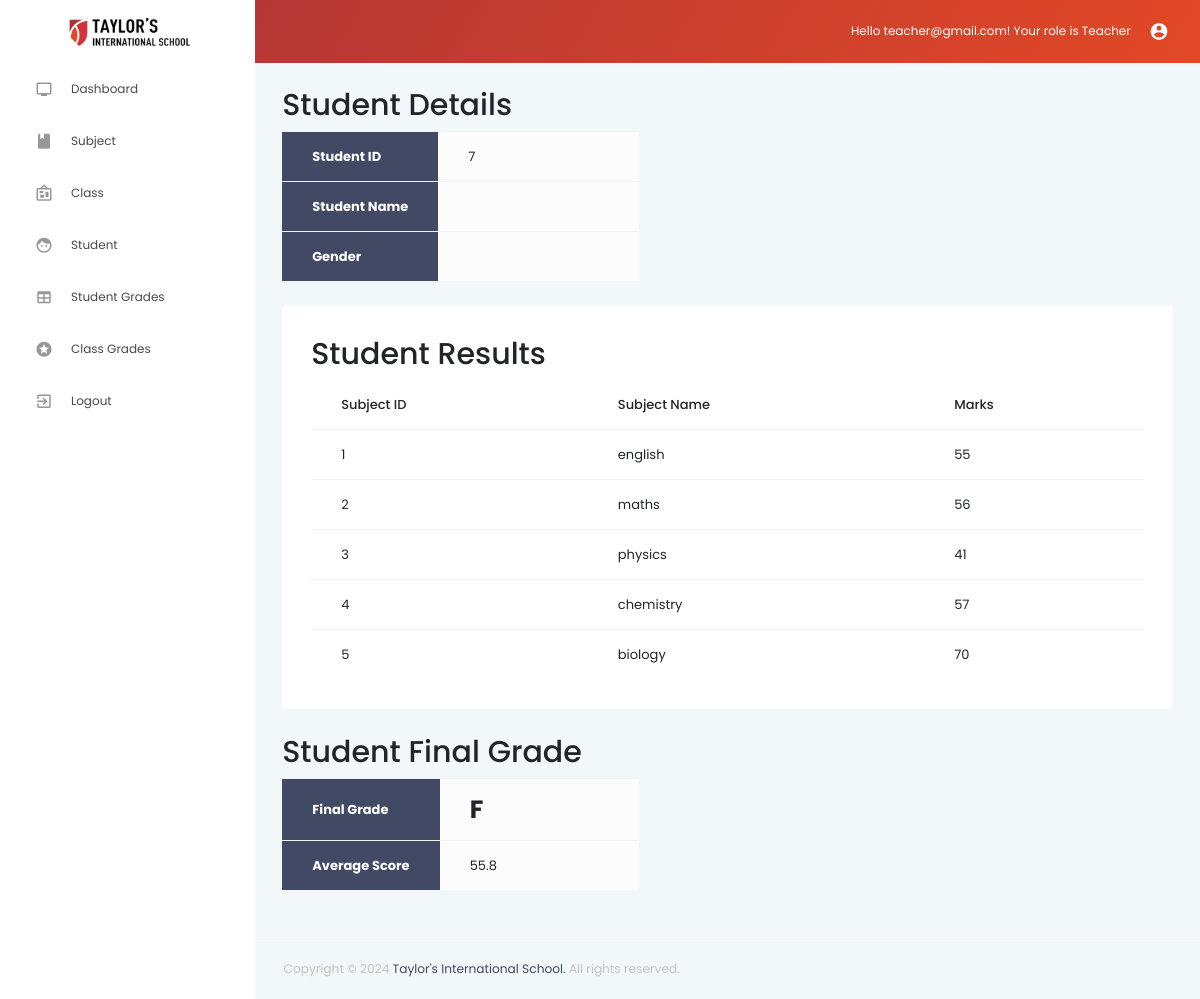
/pages_teacher/StudentGradesView.php?id=7 (signed in), run on the app's committed database.
### tables this page shows
CREATE TABLE `student_subject` (
  `id` int(11) NOT NULL,
  `studentID` int(11) DEFAULT NULL,
  `subjectID` int(11) DEFAULT NULL,
  `subject_score` int(11) DEFAULT NULL,
  `subject_type` varchar(50) DEFAULT NULL
);

CREATE TABLE `subject` (
  `id` int(11) NOT NULL,
  `subjectID` varchar(50) NOT NULL,
  `subjectName` varchar(200) NOT NULL,
  `subjectType` varchar(50) NOT NULL
);

### pages_teacher/StudentGradesView.php (the view, shortened to what this page needs)
<!DOCTYPE html>
<?php
require_once '../db_connect.php';
$id = $_GET["id"];
$firstName = $_GET["firstname"];
$lastName = $_GET["lastname"];
$gender = $_GET["gender"];
?>
<html lang="en">
    <head>
        <link rel="stylesheet" href="../vendors/iconfonts/mdi/css/materialdesignicons.min.css">
        <link rel="stylesheet" href="../vendors/css/vendor.bundle.base.css">
        <link rel="stylesheet" href="../vendors/css/vendor.bundle.addons.css">
        <link rel="stylesheet" href="https://use.fontawesome.com/releases/v5.4.1/css/all.css">
        <link rel="stylesheet" href="../css/style.css">
    </head>
    <body>
        <div class="container-scroller">
            <?php
            include("nav.php");
            ?>
            <div class="main-panel">
                <div class="content-wrapper">
                    <div class="row">
                        <div class="col-md-12 d-flex align-items-stretch grid-margin">
                            <div class="row flex-grow">
                                <div class="col-5">
                                    <div class="page-header clearfix">
                                        <h2 style="float:left">Student Details</h2>
                                    </div>
                                    <div class="table-responsive">
                                        <table class="table table-light table-xl mb-0">
                                            <tbody>
                                                <tr>
                                                    <th width="25%" class="bg-dark" style="color:white">Student ID</th>
                                                    <td width="75%"><?php echo $id; ?></td>
                                                </tr>
                                                <tr>
                                                    <th class="bg-dark" style="color:white">Student Name</th>
                                                    <td><?php echo $firstName." ".$lastName; ?></td>
                                                </tr>
                                                <tr>
                                                    <th class="bg-dark" style="color:white">Gender</th>
                                                    <td><?php echo $gender; ?></td>
                                                </tr>
                                            </tbody>
                                        </table>
                                    </div>
                                </div>
                            </div>
                        </div>
                    </div>
                    <div class="row">
                        <div class="col-lg-12 grid-margin stretch-card">
                            <div class="card">
                                <div class="card-body">
                                    <div class="page-header clearfix">
                                        <h2 style="float:left">Student Results</h2>
                                    </div>
                                    <div class="table-responsive">
                                        <table class="table table-hover table-xl mb-0">
                                            <thead>
                                                <tr>
                                                    <th class="border-top-0">Subject ID</th>
                                                    <th class="border-top-0">Subject Name</th>
                                                    <th class="border-top-0">Marks</th>
                                                </tr>
                                            </thead>
                                            <tbody>
                                                <?php
                                                $scoresql = 'SELECT subjectID, subject_score FROM student_subject WHERE studentID="'.$id. '"';
                                                $result = $conn->query($scoresql);
                                                $total_score=0;
                                                $counter=0;
                                                $grade = '';
                                                while($row = $result->fetch_assoc()) {
                                                    $subjectID = $row['subjectID'];
                                                    $subjectScore = $row['subject_score'];
                                                    $total_score+=$subjectScore;
                                                    $counter++;
                                                    $subjectName = "";
                                                    $sub_name = 'SELECT subjectName, subjectType FROM subject WHERE subjectID="'.$subjectID.'"';
                                                    $sub_name_result = $conn->query($sub_name);
                                                    if ($sub_name_result->num_rows > 0) {
                                                        while ($sub_name_row = $sub_name_result->fetch_assoc()) {
                                                            $subjectName = $sub_name_row['subjectName'];
                                                        }
                                                    } else {
                                                    }
                                                    echo
                                                        '<tr>
                                                                <td>'.$subjectID.'</td>
                                                                <td>'.$subjectName.'</td>
                                                                <td>'.$subjectScore.'</td>
                                                            </tr>';
                                                }
                                                $average_score = $total_score/$counter;
                                                if($grade != 'F'){
                                                    if($average_score>=90 && $average_score<=100)
                                                        $grade = 'A';
                                                    else if($average_score>=80 && $average_score<=89)
                                                        $grade = 'B';
                                                    else if($average_score>=70 && $average_score<=79)
                                                        $grade = 'C';
                                                    else if($average_score>=60 && $average_score<=69)
                                                        $grade = 'D';
                                                    else if($average_score<60)
                                                        $grade = 'F';
                                                }
                                                ?>
                                            </tbody>
                                        </table>
                                    </div>
                                </div>
                            </div>
                        </div>
                    </div>
                    <div class="row">
                        <div class="col-md-12 d-flex align-items-stretch grid-margin">
                            <div class="row flex-grow">
                                <div class="col-5">
                                    <div class="page-header clearfix">
                                        <h2 style="float:left">Student Final Grade</h2>
                                    </div>
                                    <div class="table-responsive">
                                        <table class="table table-light table-xl mb-0">
                                            <tbody>
                                                <tr>
                                                    <th width="25%" class="bg-dark" style="color:white">Final Grade</th>
                                                    <td width="75%" style="font-size:25px;"><b><?php echo $grade; ?></b></td>
                                                </tr>
                                                <tr>
                                                    <th class="bg-dark" style="color:white">Average Score</th>
                                                    <td><?php echo (round($average_score,2)); ?></td>
                                                </tr>
                                            </tbody>
                                        </table>
                                    </div>
                                </div>
                            </div>
                        </div>
                    </div>
                </div>
                <?php
                include("../footer.php");
                ?>
            </div>
        </div>
    </body>
</html>

### data on the page
student_subject: subjectID "1", subject.subjectName "english", subject_score "55"
student_subject: subjectID "2", subject.subjectName "maths", subject_score "56"
student_subject: subjectID "3", subject.subjectName "physics", subject_score "41"
student_subject: subjectID "4", subject.subjectName "chemistry", subject_score "57"
student_subject: subjectID "5", subject.subjectName "biology", subject_score "70"

### other printed values
$_SESSION["username"] "teacher@gmail.com"
$_SESSION["role"] "Teacher"
$id "7"
$grade "F"
$average_score "55.8"
